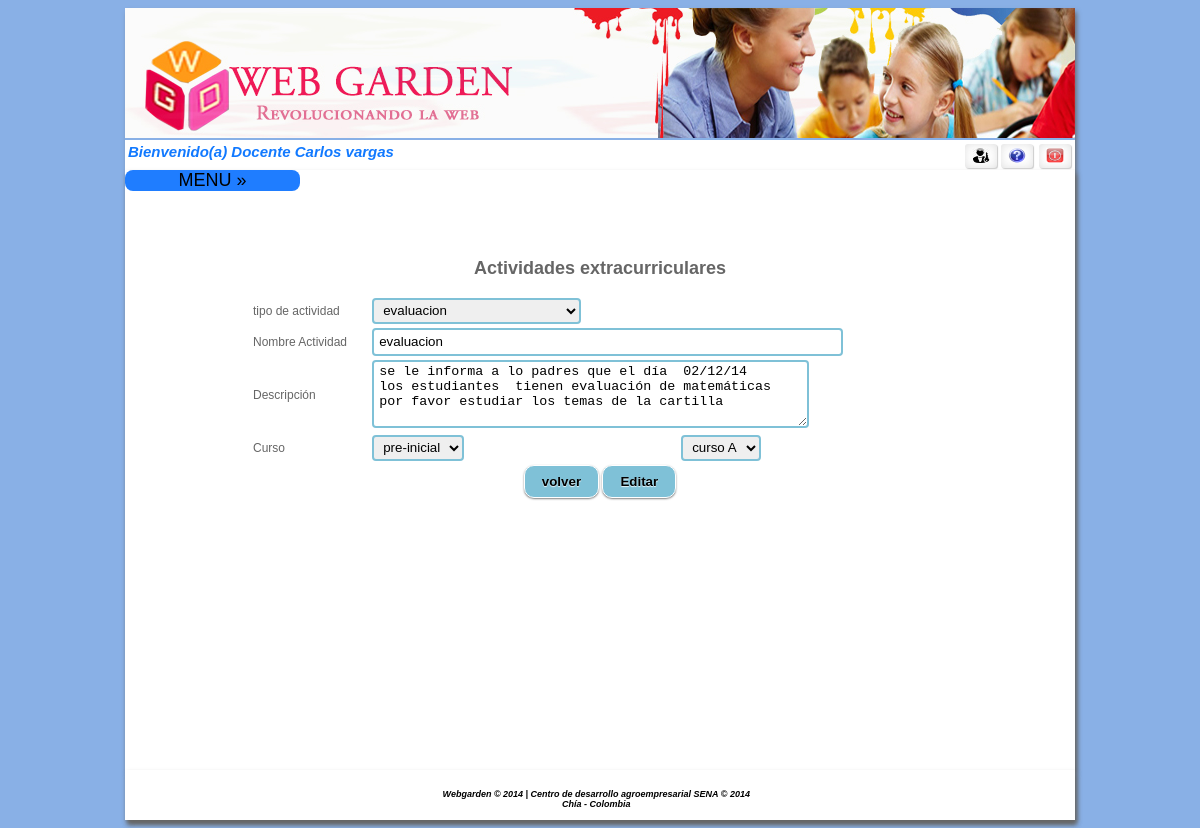
/home.php?pr=2&acceso=104&up=34 (signed in), run on the app's committed database.
### tables this page shows
CREATE TABLE IF NOT EXISTS `actividadex` (
`idactividadex` int(11) NOT NULL,
  `nombre` varchar(100) NOT NULL,
  `descripcion` varchar(1000) NOT NULL,
  `idcurso` int(11) NOT NULL,
  `idpersona` int(11) NOT NULL,
  `tipo_acti` int(11) NOT NULL,
  `fecha1` timestamp NOT NULL DEFAULT CURRENT_TIMESTAMP,
  `perfilid` int(11) NOT NULL
);

CREATE TABLE IF NOT EXISTS `curso` (
`idcurso` int(11) NOT NULL,
  `nombre` varchar(50) NOT NULL,
  `idnivel` int(11) NOT NULL,
  `idpersona` int(11) NOT NULL
);

### controlador/cactividadex.php (called while the page is built, shortened)
<?php
include ("modelo/mactividadex.php");
$ins = new mactividadex();
$iduser = isset($_SESSION["idUser"]) ? $_SESSION["idUser"] : NULL;
$perfil = isset($_SESSION["perfil"]) ? $_SESSION["perfil"] : NULL;
    ?>
    <?php
$pr = isset($_GET["pr"]) ? $_GET["pr"] : NULL;
    ?>
    <?php
$datos1 = $ins->selactividadex1($pr);
$datoscur = $datos1[0]['idcurso'];
$datoscur2 = $ins->selcurso($datoscur);
$datosniv = $datoscur2[0]['idnivel'];
$datosniv2 = $ins->selnivel($datosniv);
if ($perfil == 5) {
    $datos = $ins->selactividadex();
} else {
    $datos = $ins->selactividadexdo($iduser);
}
$dot = $ins->valor(7);
?>

### modelo/mactividadex.php (called while the page is built, shortened)
<?php
include ("controlador/conexion.php");
class mactividadex {
    function selcurso($codcurso) {
        $sql = "select * from curso  WHERE idcurso='" . $codcurso . "';";
        $conexionBD = new conexion();
        $conexionBD->conectarBD();
        $data = $conexionBD->ejeCon($sql, 0);
        return $data;
    }
    function selnivel($codnivel) {
        $sql = "select * from nivel  WHERE idnivel='" . $codnivel . "';";
        $conexionBD = new conexion();
        $conexionBD->conectarBD();
        $data = $conexionBD->ejeCon($sql, 0);
        return $data;
    }
    function valor($val) {
        $sql = "SELECT idvalor,nombre FROM valor WHERE idparametro='" . $val . "';";
        $conexionBD = new conexion();
        $conexionBD->conectarBD();
        $data = $conexionBD->ejeCon($sql, 0);
        return $data;
    }
      function selactividadexdo($idpersona) {
     $sql = $sql = "SELECT acti.idactividadex, acti.nombre,acti.descripcion,acti.fecha1 ,acti.idpersona,per.prinombre,per.priapellido,cur.nombre as curso ,val.nombre as tipo, perf.nombre as perfil from actividadex as acti inner join persona as per on acti.idpersona=per.identificacion inner join curso as cur on acti.idcurso=cur.idcurso inner join valor as val on acti.tipo_acti=val.idvalor inner join perfil as perf on acti.perfilid=perf.idperfil WHERE acti.idpersona ='" . $idpersona . "'   order by acti.idactividadex desc ";
        $conexionBD = new conexion();
        $conexionBD->conectarBD();
        $data = $conexionBD->ejeCon($sql, 0);
        return $data;
    }
    function selactividadex1($idactivi) {
        $sql = "SELECT * FROM actividadex where idactividadex='" . $idactivi. "';";
        $conexionBD = new conexion();
        $conexionBD->conectarBD();
        $data = $conexionBD->ejeCon($sql, 0);
        return $data;
    }
}
?>

### controlador/configuracion.php (called while the page is built)
<?php
	$usu_db = "root";
	$pass_db = "";
	$serv_db = "localhost";
	$db = "webgarden";
?>

### controlador/conexion.php (called while the page is built, shortened)
<?php
class conexion{
	function conectarBD(){
		include("configuracion.php");
		$this->link = mysql_connect($serv_db,$usu_db,$pass_db);
		$db2= mysql_select_db($db);
	}
	function ejeCon($con, $op){
		$this->resultado = mysql_query($con) or
		die("La consulta fallo: ".mysql_error());
		if ($op==0){
			while ($linea = mysql_fetch_array($this->resultado)){
				$arrayResultado[] = $linea;
			}
		}else{
			$arrayResultado[] =0;
		}
		$resarr = isset($arrayResultado) ? $arrayResultado:NULL;
		if($resarr){
			return $arrayResultado;
		}
	}
}
?>

### controlador/conexion_sqlserver.php (called while the page is built, shortened)
<?php
class conexion_sqlserver{
	function conectarBD()
	{
		include("configuracion.php");
	}
	function ejecutarConsulta($consulta, $op)
	{
		$this->resultado = mysql_query($consulta) or die("La consulta fall&oacute;: ".mysql_error());
		if ($op==0){
			while ($linea = mysql_fetch_array($this->resultado))
			{
				$arrayResultado[] = $linea;
			}
		}else{
			$arrayResultado[] =0;
		}
		$resarr = isset($arrayResultado) ? $arrayResultado:NULL;
		if($resarr){
			return $arrayResultado;
		}
	}
}
?>

### vista/vactividadex1.php (the view, shortened to what this page needs)
<?php
include ("controlador/cactividadex.php");
?>
<center>
    <form name="form1" action="home.php?acceso=104" method="post" onSubmit="return confirm('Por  favor primero  verifique  los datos ingresados  antes de hacer clic en  !aceptar!')"  >
        <table width="700" border="0" >
            <tr>
                <td colspan="3" align="center">
                    <h2>Actividades extracurriculares</h2>
                </td>
            </tr>
            <tr>
                <td colspan="0" align="left" > tipo de actividad  </td>
                <td colspan="2">
                    <select name="tipoacti" required >
                        <?php
                        for ($i = 0; $i < count($dot); $i++) {
                            ?>
                            <option <?php if ($datos1[0]['tipo_acti']==$dot[$i]['idvalor']) echo "SELECTED"  ?> value=" <?php echo $dot[$i]['idvalor'] ?>" /> <?php  echo $dot[$i]['nombre'] ?> </option>
                        <?php } ?>
                    </select>
                </td>
            </tr>
            <tr>
                <td align="left">Nombre Actividad</td>
                <td colspan="2"> <input type="text" placeholder="" name="nombreac" size="55" maxlength="100" required="required" value="<?php echo $datos1[0]['nombre'] ?>"  /></td>
            <tr>
                <td align="left">Descripci&oacute;n</td>
                <td colspan="2"><textarea name="descripcion" maxlength="1000" required="required" rows="4" cols="51"><?php echo $datos1[0]['descripcion']?></textarea></td>
            </tr>
            <tr>
                <td>
                    Curso<br>
                </td>
                <td>
                    <div align="left" >
                        <select name="nivel"  onchange="javascript:Recargarcursos(this.value);" required>
                            <?php
                            include("./controlador/conexion_sqlserver.php");
                            $sql = "SELECT idnivel,nombre FROM nivel ORDER BY idnivel";
                            $conexionBD = new conexion_sqlserver();
                            $conexionBD->conectarBD();
                            $data = $conexionBD->ejecutarConsulta($sql, 0);
                            for ($i = 0; $i < count($data); $i++) {
                                ?>
                               <option  <?php if ($datosniv==$data[$i]['idnivel']) echo "SELECTED"  ?> value="<?php echo $data[$i]['idnivel'] ?>"><?php echo $data[$i]['nombre'] ?></option>
  <?php } ?>
                        </select>
                    </div>
                </td><td>
                    <div  align="left" id="reloadMunicipio">
                        <select name="idcurso" id="id_estado">
                             <option selected="selected" value="<?php echo $datoscur2[0]['idcurso'] ?>"/> <?php echo $datoscur2[0]['nombre']  ?>  </option>
                        </select>
                    </div>
                </td>
            </tr>
             <tr>
        	<td colspan="3" align="center" >
                      <input type="button" onclick="location.href='home.php?acceso=104'" value="volver"/>
            	<input type="submit"  value="Editar"/>
            </td>
        </tr>
        </table>
    </form>
</center>

### css/style.css (style rules this page uses)
input[type=submit], input[type=reset],input[type=button] { padding: 9px 17px; font-family: Helvetica,Arial,sans-serif; font-weight: bold; line-height: 1; color: #000000; border: none; text-shadow: 0 1px 1px rgba(255,255,255,0.85); background-color:#7FC1D7; border: 1px solid #ffffff; border-radius: 10px; box-shadow: 0 1px 2px rgba(0,0,0,0.5); }
input[type=text], input[type=password],input[type=number], input[type=email], input[type=date], input[type=tel], select { height:22px; border-radius: 4px; padding-left:5px; padding-right:5px; border:2px solid #7FC1D7; }
textarea { border-radius: 4px; padding-left:5px; padding-right:5px; border:2px solid #7FC1D7; }
select { height:26px; }

### css/menu.css (style rules this page uses)
body { font-family: 'Open Sans', sans-serif; background:#89B0E6; background-size:cover; }

### data on the page
actividadex: nombreac "evaluacion", descripcion "se le informa a lo padres que el día 02/12/14 los estudiantes tienen evaluación de matemáticas por favor estudiar los temas de la cartilla"
curso: idcurso "curso A"

### other printed values
$nomapre "Carlos vargas"
form field tipoacti "evaluacion"
form field nivel "pre-inicial"
